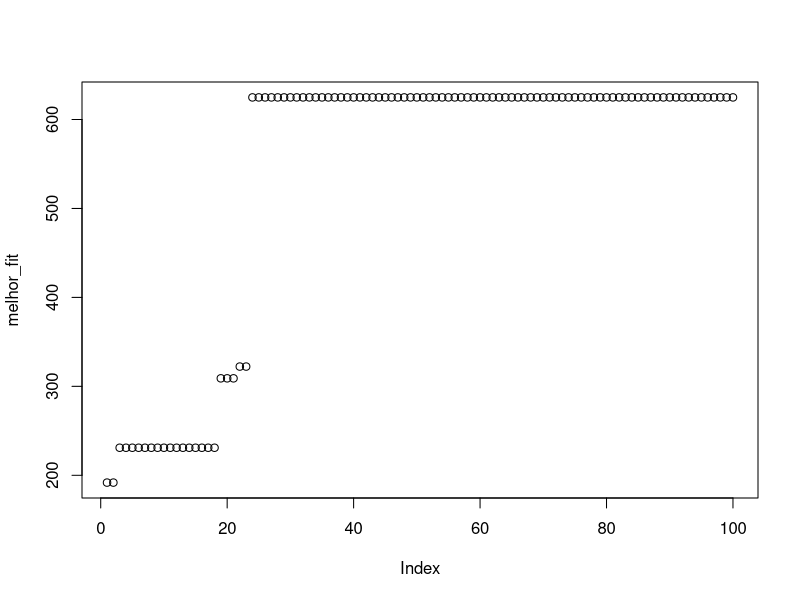

The R source for this figure:
rm(list = ls())

# Funcao objetivo
aptidao = function(individuo){
    a = (sum(individuo ^ 2) / (3.2 * sqrt(abs(max(individuo)))))
    a
}

# Funcao de mutacao
mutacao = function(individuo, qt_genes){
    mutados = sample(length(individuo), qt_genes)

    for(i in mutados){

        aux = runif(1, -10, 10)

        while(individuo[i] == aux){
            aux = runif(1, -10, 10)
        }

        individuo[i] = aux
    }

    individuo
}

cruzamento = function(individuo1, individuo2){
    pos = sample((length(individuo1) - 1), 1)
    c(individuo1[1:pos], individuo2[(pos+1):length(individuo2)])
}

torneio = function(fit, tam_torneio){
    participantes = sample(1:length(fit), tam_torneio)
    vencedor = which.max(fit[participantes])
    participantes[vencedor]
}

# Laco evolutivo
tam_pop = 1000
tam_ind = 2
max_gen = 100
prob_cross = 0.2
qtd_mut = 2
tam_torneio = 3
elite = 1

pop = matrix(runif(tam_pop*tam_ind, -10, 10), ncol=tam_ind)
fitness = apply(pop, 1, function(i) aptidao(i))

melhor_fit = NULL

for (i in 1:max_gen){

    melhor_fit = c(melhor_fit, max(fitness))

    cat("\r", (i*100)/max_gen, "%")

    nova_pop = NULL
    nova_fit = NULL

    pop_filhos = NULL
    fit_filhos = NULL

    pai1 = NULL
    pai2 = NULL

    for (p in 1:(tam_pop * prob_cross)){
        idx_pai1 = torneio(fitness, tam_torneio)
        idx_pai2 = torneio(fitness[-(idx_pai1)], tam_torneio)

        pai1 = pop[idx_pai1, ]
        pai2 = pop[idx_pai2, ]

        filho = cruzamento(pai1, pai2)
        filho = mutacao(filho, qtd_mut)
        aptidao_filho = aptidao(filho)

        pop_filhos = rbind(pop_filhos, filho)
        fit_filhos = c(fit_filhos, aptidao_filho)
    }

    pop = rbind(pop, pop_filhos)
    fitness = c(fitness, fit_filhos)

    nova_pop = rbind(nova_pop, pop[order(fitness, decreasing=TRUE)[1:elite], ])
    nova_fit = rbind(nova_fit, fitness[order(fitness, decreasing=TRUE)[1:elite]])

    pop = pop[(-order(fitness, decreasing=TRUE)[1:elite]), ]
    fitness = fitness[(-order(fitness, decreasing=TRUE)[1:elite])]

    # print(fitness)

    for(i in 1:(tam_pop - elite)){
        boladao = torneio(fitness, tam_torneio)

        nova_pop = rbind(nova_pop, pop[boladao, ])
        nova_fit = c(nova_fit, fitness[boladao])

        pop = pop[-(boladao), ]
        fitness = fitness[-(boladao)]
    }

    pop = nova_pop
    fitness = nova_fit

}

melhor = order(fitness, decreasing=TRUE)[1]
cat("Melhor individuo: ", pop[melhor, ], " fitness: ", fitness[melhor], "\n")

pior = order(fitness, decreasing=TRUE)[length(fitness)]
cat("Pior individuo: ", pop[pior, ], " fitness: ", fitness[pior], "\n")

media = mean(fitness)
cat("Fitness media da pop: ", mean(fitness), "\n")

plot(melhor_fit)

# imprimir:
# Melhor individuo e seu fitness
# Fitness medio da populacao
# Pior fitness
# Grafico mostrando a evolucao do melhor fitness
